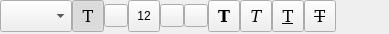
<?xml version="1.0" encoding="UTF-8"?>
<ui version="4.0">
 <class>FontWidget</class>
 <widget class="QWidget" name="FontWidget">
  <property name="geometry">
   <rect>
    <x>0</x>
    <y>0</y>
    <width>389</width>
    <height>34</height>
   </rect>
  </property>
  <property name="windowTitle">
   <string>Свойства шрифта</string>
  </property>
  <layout class="QGridLayout" name="gridLayout">
   <property name="margin">
    <number>0</number>
   </property>
   <property name="spacing">
    <number>0</number>
   </property>
   <item row="0" column="0">
    <layout class="QHBoxLayout" name="horizontalLayout">
     <property name="spacing">
      <number>0</number>
     </property>
     <item>
      <widget class="FontComboBox" name="cmbfamily">
       <property name="sizePolicy">
        <sizepolicy hsizetype="MinimumExpanding" vsizetype="Fixed">
         <horstretch>0</horstretch>
         <verstretch>0</verstretch>
        </sizepolicy>
       </property>
       <property name="minimumSize">
        <size>
         <width>0</width>
         <height>32</height>
        </size>
       </property>
       <property name="maximumSize">
        <size>
         <width>16777215</width>
         <height>32</height>
        </size>
       </property>
      </widget>
     </item>
     <item>
      <widget class="QToolButton" name="btnspecial">
       <property name="minimumSize">
        <size>
         <width>32</width>
         <height>32</height>
        </size>
       </property>
       <property name="maximumSize">
        <size>
         <width>32</width>
         <height>32</height>
        </size>
       </property>
       <property name="font">
        <font>
         <family>Bitstream Vera Serif</family>
         <pointsize>12</pointsize>
         <weight>50</weight>
         <bold>false</bold>
        </font>
       </property>
       <property name="focusPolicy">
        <enum>Qt::NoFocus</enum>
       </property>
       <property name="toolTip">
        <string>Только специальные шрифты</string>
       </property>
       <property name="text">
        <string>T</string>
       </property>
       <property name="checkable">
        <bool>true</bool>
       </property>
       <property name="checked">
        <bool>true</bool>
       </property>
      </widget>
     </item>
     <item>
      <widget class="SymbolButton" name="btnsymbol">
       <property name="focusPolicy">
        <enum>Qt::NoFocus</enum>
       </property>
      </widget>
     </item>
     <item>
      <widget class="QToolButton" name="btnsize">
       <property name="minimumSize">
        <size>
         <width>32</width>
         <height>32</height>
        </size>
       </property>
       <property name="maximumSize">
        <size>
         <width>32</width>
         <height>32</height>
        </size>
       </property>
       <property name="focusPolicy">
        <enum>Qt::NoFocus</enum>
       </property>
       <property name="toolTip">
        <string>размер шрифта</string>
       </property>
       <property name="text">
        <string>12</string>
       </property>
      </widget>
     </item>
     <item>
      <widget class="ColorButton" name="btncolor"/>
     </item>
     <item>
      <widget class="AlignButton" name="btnalign">
       <property name="focusPolicy">
        <enum>Qt::NoFocus</enum>
       </property>
      </widget>
     </item>
     <item>
      <widget class="QToolButton" name="btnbold">
       <property name="minimumSize">
        <size>
         <width>32</width>
         <height>32</height>
        </size>
       </property>
       <property name="maximumSize">
        <size>
         <width>32</width>
         <height>32</height>
        </size>
       </property>
       <property name="font">
        <font>
         <family>DejaVu Serif</family>
         <pointsize>12</pointsize>
         <weight>75</weight>
         <bold>true</bold>
        </font>
       </property>
       <property name="focusPolicy">
        <enum>Qt::NoFocus</enum>
       </property>
       <property name="toolTip">
        <string>Жирный</string>
       </property>
       <property name="text">
        <string>T</string>
       </property>
       <property name="checkable">
        <bool>true</bool>
       </property>
      </widget>
     </item>
     <item>
      <widget class="QToolButton" name="btnitalic">
       <property name="minimumSize">
        <size>
         <width>32</width>
         <height>32</height>
        </size>
       </property>
       <property name="maximumSize">
        <size>
         <width>32</width>
         <height>32</height>
        </size>
       </property>
       <property name="font">
        <font>
         <family>Bitstream Vera Serif</family>
         <pointsize>12</pointsize>
         <weight>50</weight>
         <italic>true</italic>
         <bold>false</bold>
        </font>
       </property>
       <property name="focusPolicy">
        <enum>Qt::NoFocus</enum>
       </property>
       <property name="toolTip">
        <string>Наклонный</string>
       </property>
       <property name="text">
        <string>T</string>
       </property>
       <property name="checkable">
        <bool>true</bool>
       </property>
      </widget>
     </item>
     <item>
      <widget class="QToolButton" name="btnunderline">
       <property name="minimumSize">
        <size>
         <width>32</width>
         <height>32</height>
        </size>
       </property>
       <property name="maximumSize">
        <size>
         <width>32</width>
         <height>32</height>
        </size>
       </property>
       <property name="font">
        <font>
         <family>Bitstream Vera Serif</family>
         <pointsize>12</pointsize>
         <weight>50</weight>
         <italic>false</italic>
         <bold>false</bold>
         <underline>true</underline>
         <strikeout>false</strikeout>
        </font>
       </property>
       <property name="focusPolicy">
        <enum>Qt::NoFocus</enum>
       </property>
       <property name="toolTip">
        <string>Подчеркнутый</string>
       </property>
       <property name="text">
        <string>T</string>
       </property>
       <property name="checkable">
        <bool>true</bool>
       </property>
      </widget>
     </item>
     <item>
      <widget class="QToolButton" name="btnstrikeout">
       <property name="minimumSize">
        <size>
         <width>32</width>
         <height>32</height>
        </size>
       </property>
       <property name="maximumSize">
        <size>
         <width>32</width>
         <height>32</height>
        </size>
       </property>
       <property name="font">
        <font>
         <family>Bitstream Vera Serif</family>
         <pointsize>12</pointsize>
         <weight>50</weight>
         <italic>false</italic>
         <bold>false</bold>
         <underline>false</underline>
         <strikeout>true</strikeout>
        </font>
       </property>
       <property name="focusPolicy">
        <enum>Qt::NoFocus</enum>
       </property>
       <property name="toolTip">
        <string>Перечеркнутый</string>
       </property>
       <property name="text">
        <string>T</string>
       </property>
       <property name="checkable">
        <bool>true</bool>
       </property>
      </widget>
     </item>
    </layout>
   </item>
   <item row="0" column="1">
    <spacer name="horizontalSpacer">
     <property name="orientation">
      <enum>Qt::Horizontal</enum>
     </property>
     <property name="sizeHint" stdset="0">
      <size>
       <width>15</width>
       <height>20</height>
      </size>
     </property>
    </spacer>
   </item>
   <item row="1" column="0">
    <spacer name="verticalSpacer">
     <property name="orientation">
      <enum>Qt::Vertical</enum>
     </property>
     <property name="sizeHint" stdset="0">
      <size>
       <width>20</width>
       <height>2</height>
      </size>
     </property>
    </spacer>
   </item>
  </layout>
 </widget>
 <customwidgets>
  <customwidget>
   <class>FontComboBox</class>
   <extends>QComboBox</extends>
   <header location="global">meteo/commons/ui/custom/fontcombobox.h</header>
  </customwidget>
  <customwidget>
   <class>AlignButton</class>
   <extends>QToolButton</extends>
   <header location="global">meteo/commons/ui/custom/alignbutton.h</header>
  </customwidget>
  <customwidget>
   <class>SymbolButton</class>
   <extends>QToolButton</extends>
   <header location="global">meteo/commons/ui/custom/symbolbtn.h</header>
  </customwidget>
  <customwidget>
   <class>ColorButton</class>
   <extends>QToolButton</extends>
   <header location="global">meteo/commons/ui/custom/colorbtn.h</header>
  </customwidget>
 </customwidgets>
 <tabstops>
  <tabstop>btnspecial</tabstop>
  <tabstop>btnsize</tabstop>
  <tabstop>btnbold</tabstop>
  <tabstop>btnitalic</tabstop>
  <tabstop>btnunderline</tabstop>
  <tabstop>btnstrikeout</tabstop>
  <tabstop>btnalign</tabstop>
 </tabstops>
 <resources>
  <include location="../../etc/meteo.icons.qrc"/>
 </resources>
 <connections/>
</ui>
